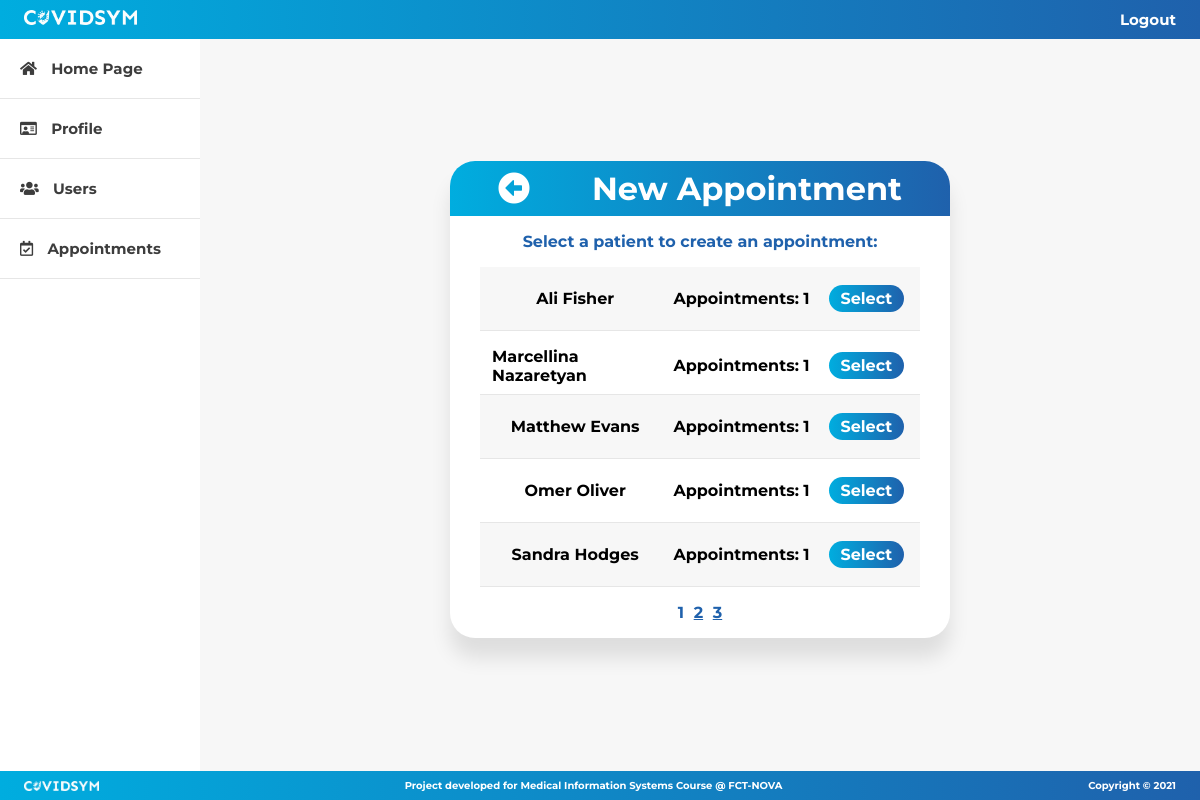
Page /appointment/newAppointment.php (signed in) on the committed database.
### tables this page shows
CREATE TABLE IF NOT EXISTS `patient` (
  `id` int(11) NOT NULL AUTO_INCREMENT,
  `name` varchar(100) NOT NULL,
  `gender` char(1) NOT NULL,
  `birthdate` date NOT NULL,
  `phone` varchar(20) NOT NULL,
  `address` varchar(100) NOT NULL,
  `local` varchar(50) NOT NULL,
  `district` varchar(50) NOT NULL,
  `fiscal_number` varchar(20) NOT NULL,
  `healthcare_number` varchar(20) NOT NULL,
  `profile_pic` longblob,
  `user_id` int(11) NOT NULL,
  PRIMARY KEY (`id`) USING BTREE,
  KEY `name` (`name`),
  KEY `patient_user_id` (`user_id`)
);

### commons/stringManipulation.php (called while the page is built)
<?php
    function getFirstAndLast($string) {
        $string = explode(" ", $string);
        if($string[0] != $string[count($string)-1]) {
            $firstAndLast = $string[0] . " " . $string[count($string)-1];
        } else {
            $firstAndLast = $string[0];
        }
        return $firstAndLast;
    }
?>

### appointment/newAppointment.php (the view, shortened to what this page needs)
<!DOCTYPE html>
<html>
    <head>
        <link rel="stylesheet" href="../css/newAppointment.css">
        <link rel="stylesheet" href="https://cdnjs.cloudflare.com/ajax/libs/font-awesome/5.15.1/css/all.min.css">
    </head>
    <body>
        <?php
            include "../commons/config.php";
            if (isset($_GET["page"]))
                $pageNumber = $_GET["page"];
            else
                $pageNumber = 1;
            if ($_SESSION["userType"] == 1)
                $query = "SELECT * FROM medic";
            else if ($_SESSION["userType"] == 2)
                $query = "SELECT * FROM patient";
            $result = mysqli_query($connect, $query)
                or die(mysqli_error($connect));
            $nResults = mysqli_num_rows($result);
            $nPages = intval($nResults / 5);
            $nPages += ($nResults % 5 == 0 ? 0 : 1);
        ?>
        <?php include "../commons/navbar.php"; ?>
        <div class="wrapper">
            <?php include "../commons/sidebar.php"?>
            <div class="content-wrapper">
                <div class="modal">
                    <div class="modal-header">
                        <i class="fas fa-arrow-alt-circle-left goBackBtn">
                        </i>
                        <h1 class="title">New Appointment</h1>
                    </div>
                    <div class="medic-list">
                        <?php
                            if ($_SESSION["userType"] == 1) {
                                echo '<p>Select which doctor should do the consultation:</p>';
                            } else if ($_SESSION["userType"] == 2) {
                                echo '<p>Select a patient to create an appointment:</p>';
                            }
                        ?>
                        <form action="../appointment/checkNewAppointment.php" method="POST">
                            <?php
                                include("../commons/stringManipulation.php");
                                if ($_SESSION["userType"] == 1) {
                                    $query = 'SELECT medic.id, medic.name, count(appointment.medic_id) AS nrAppointments
                                        FROM medic LEFT JOIN appointment ON medic.id = appointment.medic_id
                                        WHERE appointment.prescription IS NULL GROUP BY medic.id
                                        -- ORDER BY nrAppointments';
                                    $appointmentsAuxString = 'Users waiting: ';
                                } else if ($_SESSION["userType"] == 2) {
                                    $query = 'SELECT patient.id, patient.name, count(appointment.patient_id) AS nrAppointments
                                        FROM patient LEFT JOIN appointment ON patient.id = appointment.patient_id
                                        GROUP BY patient.id
                                        -- ORDER BY nrAppointments';
                                    $appointmentsAuxString = 'Appointments: ';
                                }
                                $result = mysqli_query($connect, $query)
                                    or die(mysqli_error($connect));
                                for ($i = 0; $i < 5; $i++) {
                                    echo '<div class="medic">';
                                    if ($user = mysqli_fetch_array($result)) {
                                        echo '<p>' . getFirstAndLast($user["name"]) . '</p>
                                            <p>' . $appointmentsAuxString . $user["nrAppointments"] . '</p>
                                            <button type="submit" name="userID" value=' . $user["id"] . '>Select</button>';
                                    }
                                    echo '</div>';
                                }
                            ?>
                        </form>
                    </div>
                    <div class="pages">
                    <?php
                        for ($i = 1; $i <= $nPages; $i++) {
                            if ($i == $pageNumber)
                                echo '<p>' . $i . '</p>';
                            else
                                echo '<a href="newAppointment?page=' . $i . '">' . $i . '</a>';
                        }
                    ?>
                    </div>
                </div>
            </div>
        </div>
        <?php include('../commons/footer.php'); ?>
    </body>
</html>

### css/newAppointment.css (style rules this page uses)
:root { --backgroundColor: #f7f7f7; --lighterColor: #00addf; --mainColor: #0e6ab2; --darkerColor: #1f61ac; --textColor: #3d3d3d; --contrastColor: #e6e6e6; }
* { box-sizing: border-box; font-family: "Montserrat", sans-serif; margin: 0; padding: 0; }
body { background-color: var(--backgroundColor); }
.wrapper { display: flex; flex-flow: row nowrap; justify-content: space-between; }
.content-wrapper { align-items: center; display: flex; flex-flow: column nowrap; height: 90vh; justify-content: center; margin-left: 200px; width: 100%; }
.modal { background-color: white; border-radius: 25px; -webkit-box-shadow: 0 20px 20px 0 rgba(0, 0, 0, 0.1); -moz-box-shadow: 0 20px 20px 0 rgba(0, 0, 0, 0.1); box-shadow: 0 20px 20px 0 rgba(0, 0, 0, 0.1); margin: 5vh 0; width: 50%; }
.modal-header { background: linear-gradient(270deg, var(--darkerColor), var(--lighterColor)); border-radius: 25px 25px 0 0; padding: 1vh 4vw; width: 100%; }
.modal-header { align-items: center; display: flex; flex-flow: row nowrap; justify-content: space-between; }
.modal-header h1 { color: white; font-size: 4vmin; }
.goBackBtn { color: white; font-size: 4vmin; transition: 0.3s; }
.medic-list { margin: 0 auto; width: calc(100% - 5vw); }
.medic-list > p { color: var(--darkerColor); font-size: 2vmin; font-weight: bolder; padding: 2vh 0; text-align: center; }
.medic { align-items: center; border-bottom: 1px solid var(--contrastColor); display: grid; font-size: 2vmin; font-weight: bolder; grid-template-columns: 2fr 2fr 1fr; grid-template-rows: 1fr; height: 8vmin; justify-items: center; padding: 2vh 1vw; }
.medic button { background: linear-gradient(270deg, var(--darkerColor), var(--lighterColor)); border: none; border-radius: 25px; color: white; cursor: pointer; font-size: 2vmin; font-weight: bold; outline: none; padding: 0.5vh 1vw; text-decoration: none; transition: all 0.3s ease; }
.medic:nth-child(even) { background-color: white; }
.medic:nth-child(odd) { background-color: var(--backgroundColor); }
.pages { display: flex; justify-content: center; margin: 2vh auto; width: calc(100% - 4vw); }
.pages a, .pages p { color: var(--darkerColor); font-size: 2vmin; font-weight: bold; padding: 0 0.4vw; }

### css/navbar.css (style rules this page uses)
:root { --backgroundColor: #f7f7f7; --lighterColor: #00addf; --mainColor: #0e6ab2; --darkerColor: #1f61ac; --textColor: #3d3d3d; }
* { box-sizing: border-box; font-family: "Montserrat", sans-serif; margin: 0; padding: 0; }
body { background-color: var(--backgroundColor); }

### css/sidebar.css (style rules this page uses)
:root { --backgroundColor: #f7f7f7; --lighterColor: #00addf; --mainColor: #0e6ab2; --darkerColor: #1f61ac; --textColor: #3d3d3d; --contrastColor: #e6e6e6; }
* { box-sizing: border-box; font-family: "Montserrat", sans-serif; margin: 0; padding: 0; }
body { background: var(--backgroundColor); }

### css/footer.css (style rules this page uses)
:root { --backgroundColor: #f7f7f7; --lighterColor: #00addf; --mainColor: #0e6ab2; --darkerColor: #1f61ac; --textColor: #3d3d3d; }
* { box-sizing: border-box; font-family: "Montserrat", sans-serif; margin: 0; padding: 0; }
body { background: var(--backgroundColor); }

### rows in the picture
patient: name "Ali Fisher", nrAppointments "1"
patient: name "Marcellina Nazaretyan", nrAppointments "1", $user["id"] 2 (drawn)
patient: name "Matthew Evans", nrAppointments "1", $user["id"] 3 (drawn)
patient: name "Omer Oliver", nrAppointments "1", $user["id"] 4 (drawn)
patient: name "Sandra Hodges", nrAppointments "1", $user["id"] 5 (drawn)
